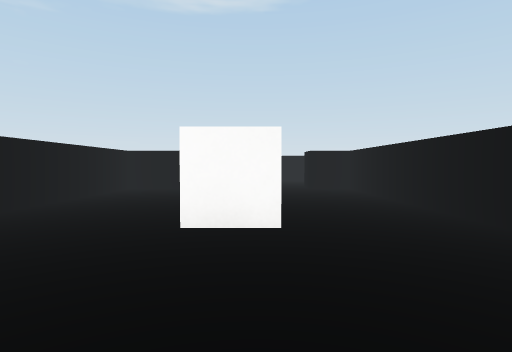
View 1 (above)

24 first-person views from a walk through a Unity game level. The camera is 0.62 m above the floor, tilts 2° down and sees 80° across. The floor is counted in squares, 1 m on a side. Each view is taken from the middle of a square. On the plan, view 1 faces up. The plan holds only what a view shows up to about 9 squares ahead; the rest is blank. The place goes on beyond the plan. The player character is not drawn. Some surface patterns are stand-ins.

View 2
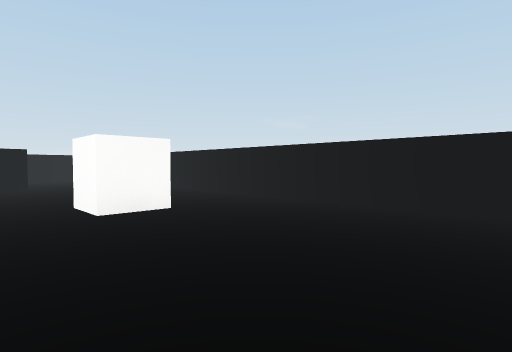

View 3
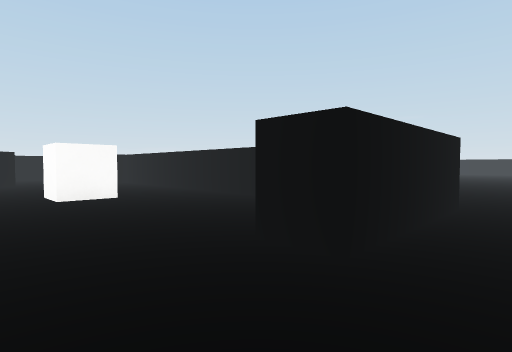

View 4
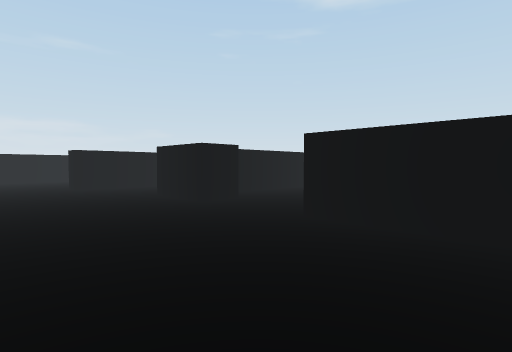

View 5
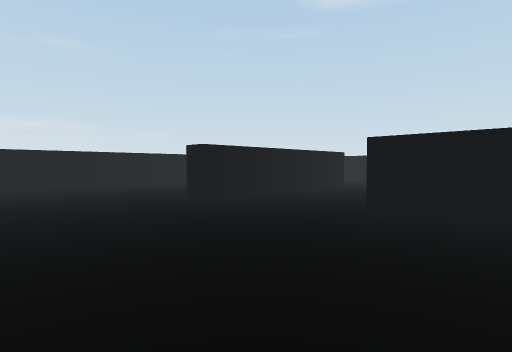

View 6
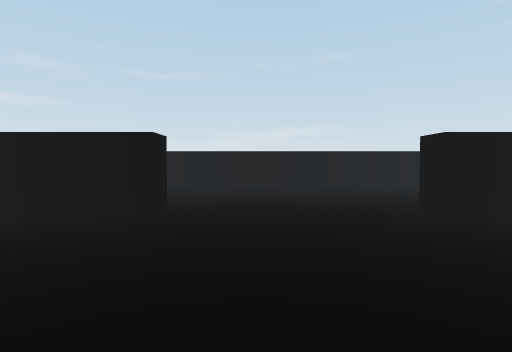

View 7
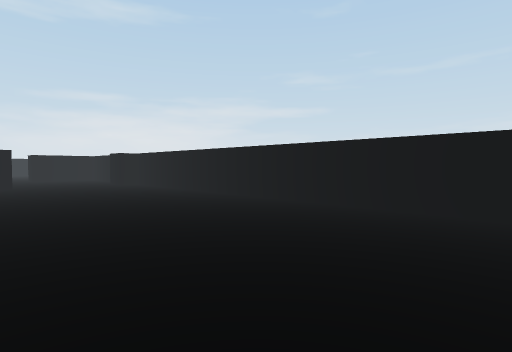

View 8
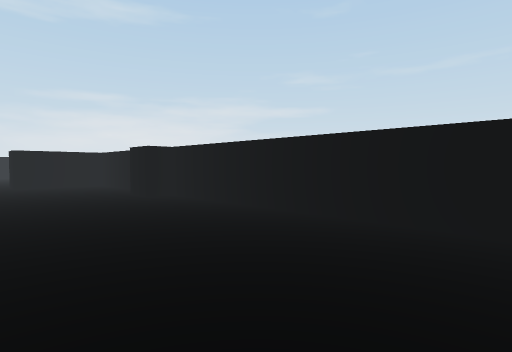

View 9
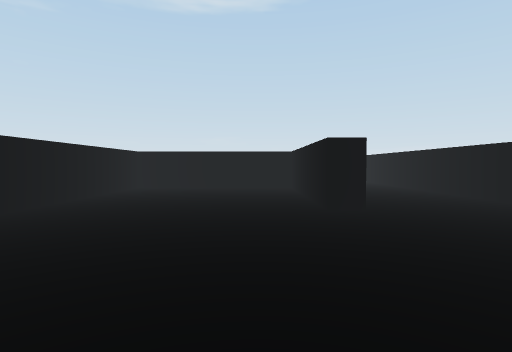

View 10
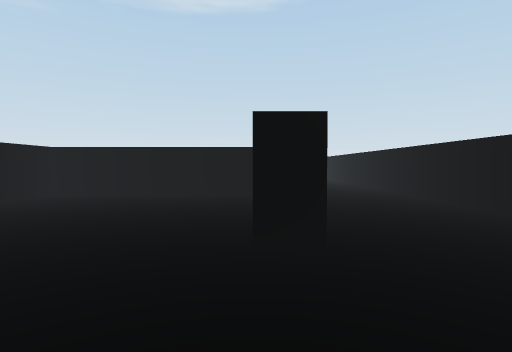

View 11
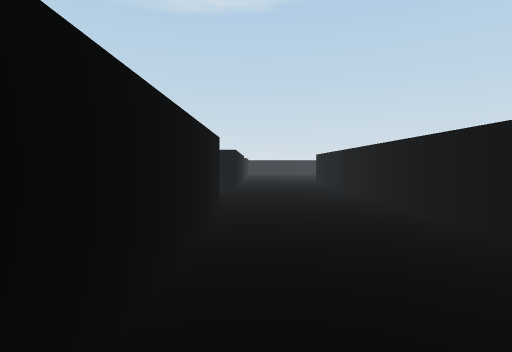

View 12
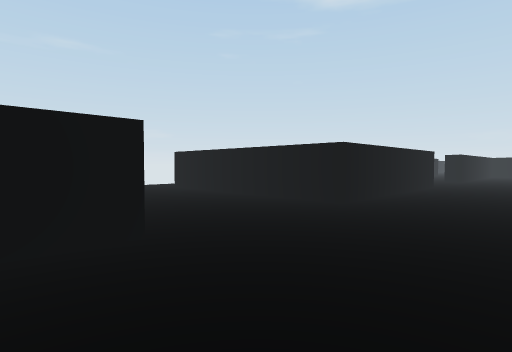

View 13
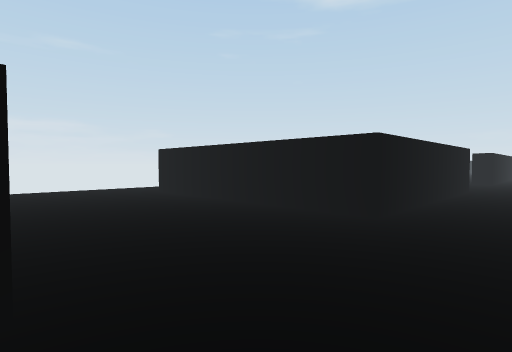

View 14
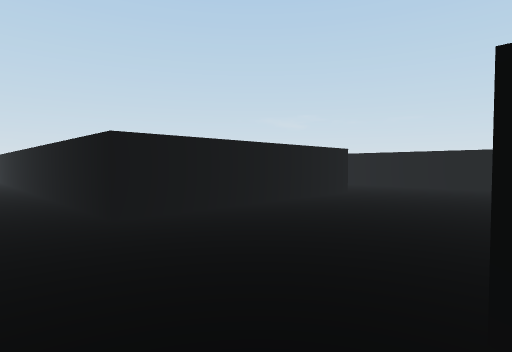

View 15
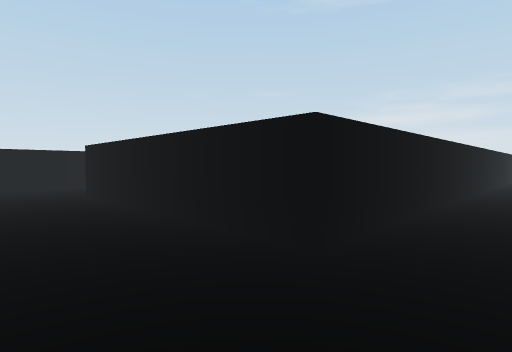

View 16
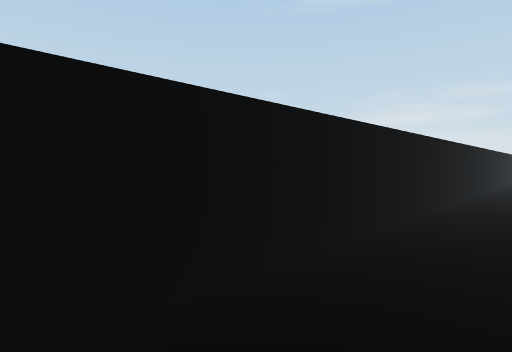

View 17
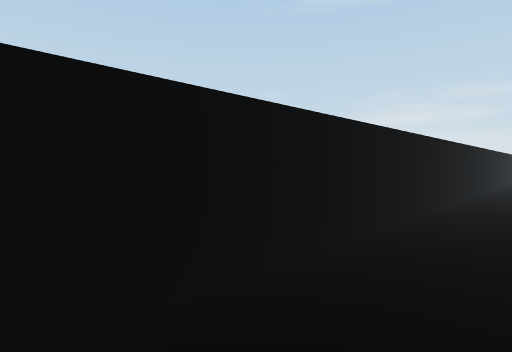

View 18
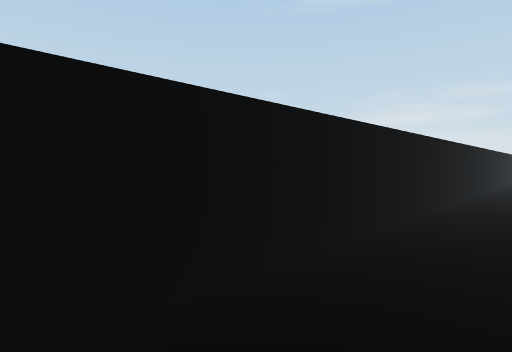

View 19
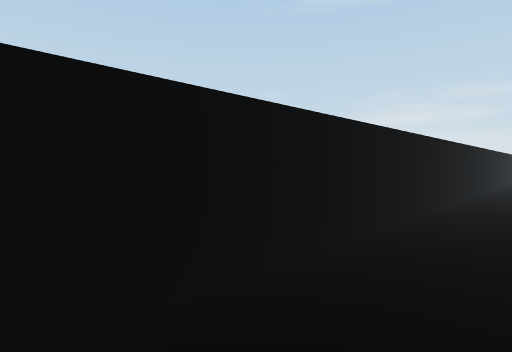

View 20
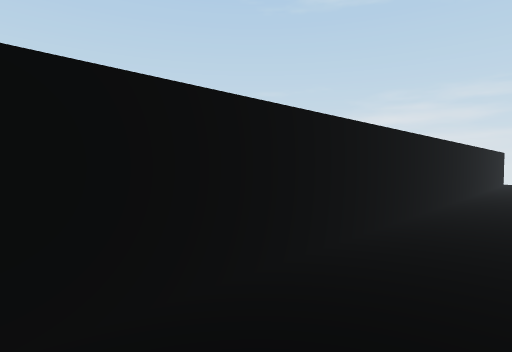

View 21
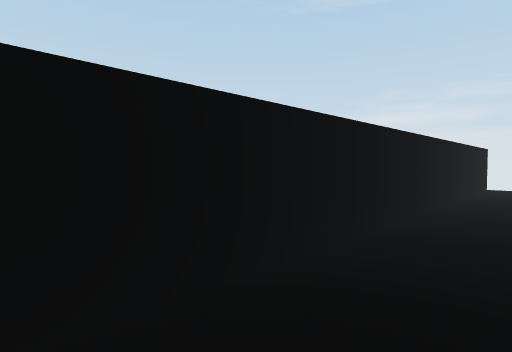

View 22
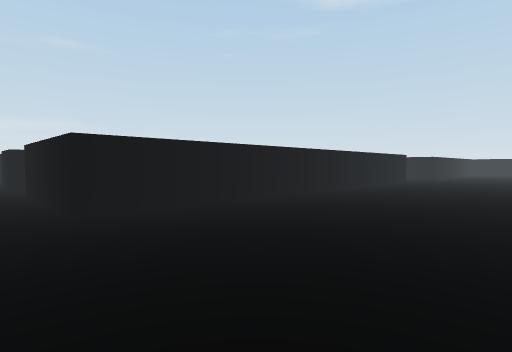

View 23
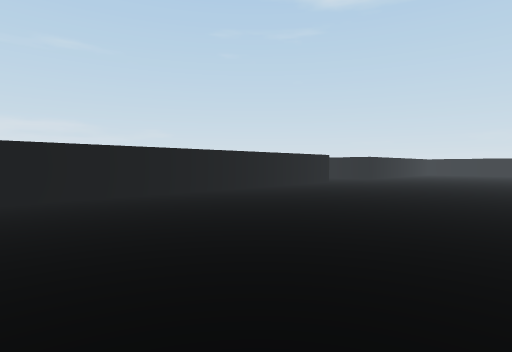

View 24
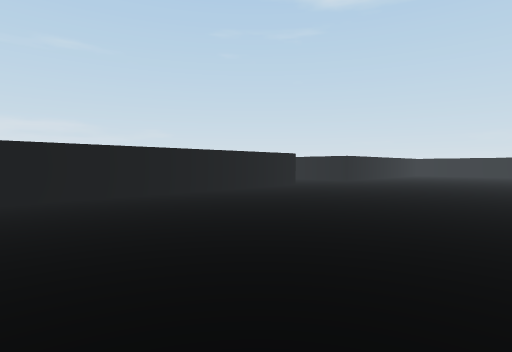

### Floor plan
Points are (right, up) in squares from view 1. A wall is a line through its corners. A room is listed if a view was taken in it or the views show most of it. See-through windows are left out.
Room 1 (views 1, 2)
walls: (-3.3, 2.4) (-3.3, -0.2); (2.5, -0.6) (2.5, 7.5); (-0.2, -2) (-0.2, -1.1); (-3.3, 7.5) (-3.3, 3.9)
ways out: opening at (-1.5, -2) to room 2
objects: other object (0, 3) to (0, 4)
Room 2 (views 3, 4, 5, 6, 7, 8, 9, 10, 11, 12, 13, 14, 15, 16, 17, 18, 19, 20, 21, 22, 23, 24)
walls: (-2.3, -1.1) (-2.3, -2) (-3.9, -2) (-3.9, 7); (-7.1, -6.2) (-6.5, -6.2) (-6.5, -8); (3, 7.5) (3, -2) (-0.2, -2); (-6.5, 7.5) (-6.5, 5.5) (-11.8, 5.5) (-11.8, 7.5); (-10.7, -13.7) (-10.7, -14.6); (-11.2, -15.8) (-11.2, -17.5); (-11, -17.8) (-9.1, -17.8) (-9.1, -18.8); (-11.8, -27.1) (-11.8, 2.2) (-6.5, 2.2) (-6.5, -2.8) (-7, -2.8) (-7, 1.3) (-11.2, 1.3) (-11.2, -13.7)
ways out: opening at (-1.5, -2) to room 1; opening at (-8.5, -18); opening at (-5.5, -7.5)

Where each view was taken, in squares from view 1:
view 1: 0 up, 0 right, facing up
view 2: 1 down, 2 left, facing up-right
view 3: 3 down, 2 left, facing up-right
view 4: 5 down, 2 right, facing up-left
view 5: 6 down, 2 left, facing up-left
view 6: 5 down, 3 left, facing left
view 7: 4 down, 7 left, facing down-left
view 8: 8 down, 8 left, facing down-left
view 9: 7 down, 8 left, facing up
view 10: 5 down, 7 left, facing up
view 11: 2 down, 6 left, facing up
view 12: 1 up, 4 left, facing up-left
view 13: 2 up, 5 left, facing up-left
view 14: 2 up, 13 left, facing up-right
view 15: 4 up, 13 left, facing down-right
view 16: 0 up, 13 left, facing down-right
view 17: 3 down, 13 left, facing down-right
view 18: 7 down, 13 left, facing down-right
view 19: 11 down, 13 left, facing down-right
view 20: 15 down, 13 left, facing down-right
view 21: 18 down, 13 left, facing down-right
view 22: 3 down, 7 right, facing up-left
view 23: 1 down, 9 right, facing up-left
view 24: 1 up, 9 right, facing up-left
